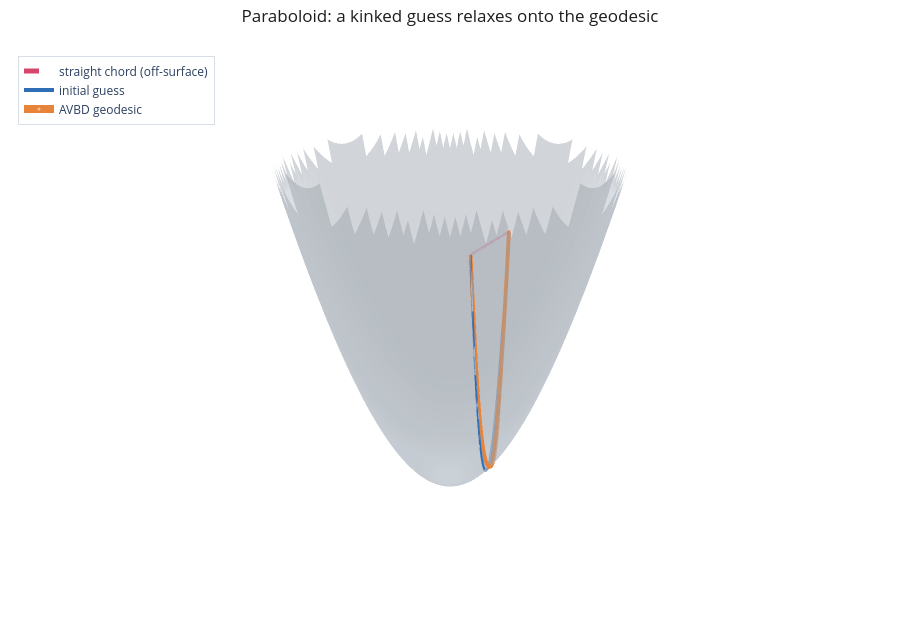

Here is the notebook cell this chart was saved with:
### Markdown cell above
## 2. Paraboloid: relaxing onto the bowl

The paraboloid is $z = x^2 + y^2$. For two points high on opposite walls, the straight chord floats
above the bowl. AVBD starts from the projected straight line — a slightly kinked guess — and relaxes it
onto the geodesic that dips across the bowl. We read the solver state at increasing iteration budgets to
show the relaxation.

### Code cell
para = Paraboloid()
metric = Euclidean(para)
p0 = para.project(jnp.array([-1.8, -0.5, 0.0]))
p1 = para.project(jnp.array([1.3, 1.6, 0.0]))

budgets = [3, 10, 30, 120, 400]
snapshots = []
for it in budgets:
    snapshots.append(np.array(
        AVBDSolver(step_size=0.02, iterations=it).solve(metric, p0, p1, n_steps=40, key=key).xs))
init_guess = np.array(jax.vmap(para.project)(
    (1 - jnp.linspace(0, 1, 41)[:, None]) * p0 + jnp.linspace(0, 1, 41)[:, None] * p1))
print("final path energy:", float(AVBDSolver(step_size=0.02, iterations=400).solve(
    metric, p0, p1, n_steps=40, key=key).energy))

gx, gy = np.mgrid[-2.2:2.2:60j, -2.2:2.2:60j]
gz = gx**2 + gy**2
gz = np.where(gz > 5.0, np.nan, gz)        # cap the bowl so the path stays prominent
fig = go.Figure()
fig.add_trace(plotly_surface(gx, gy, gz, opacity=0.45))
chord = np.linspace(np.array(p0), np.array(p1), 41)
fig.add_trace(plotly_path(chord, color=PALETTE["rose"], name="straight chord (off-surface)",
                          width=5, dash="dash", show_start=False))
fig.add_trace(plotly_path(init_guess, color=PALETTE["primary"], name="initial guess",
                          width=4, show_start=False))
greys = ["#c4ccd6", "#aab4c0", "#8d99a8"]
for snap, sh in zip(snapshots[:-1][1:], greys):     # intermediate iterations
    fig.add_trace(plotly_path(snap, color=sh, width=3, show_start=False))
fig.add_trace(plotly_path(snapshots[-1], color=PALETTE["accent"], name="AVBD geodesic", width=8))
plotly_layout(fig, "Paraboloid: a kinked guess relaxes onto the geodesic", eye=(1.3, 1.3, 0.8))
fig.show()
